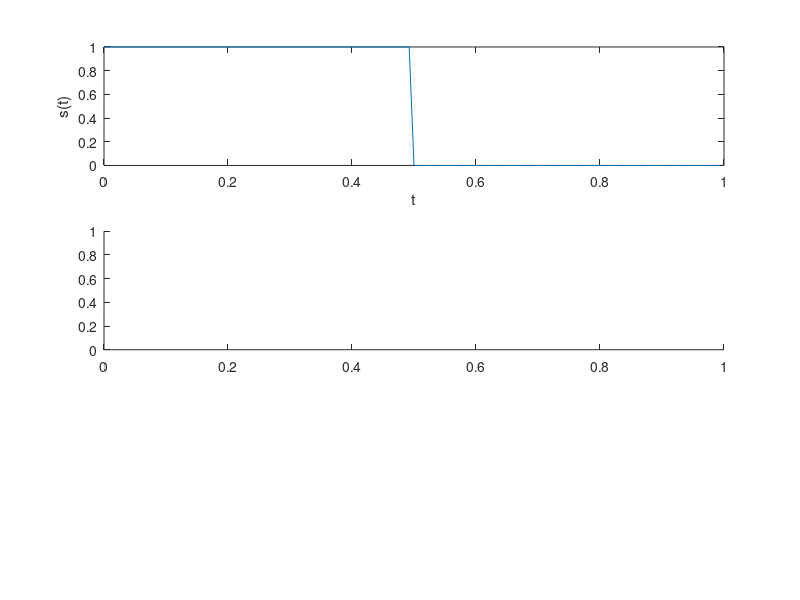

The MATLAB script that drew this image: (Note: this script raises an error after producing the figure.)
clear all;
close all;


T=1;
N_sample=128;%为了画波形，设置每个周期的采样点数
dt=1/ N_sample;%时间分辨率
t=0:dt:T-dt;
st=[ones(1, N_sample/2), zeros(1, N_sample/2)];%依据 T 将信号离散化 
subplot(311);
plot(t,st);
axis([0 1 0 1]);
xlabel('t');
ylabel('s(t)'); 
subplot(312) ;
[f,sf]=T2F(t,st) ;
plot(f,abs(sf)) ;hold on ;%画出 sf 的幅度谱，不含相位
axis([-10 10 0 1]);
xlabel('f');ylabel('|S(f)|');
sff=0.5*sinc(f/2) .* exp(0.5i*pi*f);%依据傅里叶变换求%信 号频谱
plot(f,abs(sff),'r-')
[t,st]= F2T (f,sf);%进行离散傅立叶反变换，求原始信号
subplot(313) ;
plot(t,st)
axis([0 1 0 1]);
xlabel('t');ylabel('restored s(t)');


function [f,sf] = T2F(t,st)%该子函数需要两个参数 t 和 st。
%t—离散时间;st—离散信号
T=t(end) ;
df=1/T ;%频率分辨率
N=length(st) ;%离散傅立叶变换长度
f=-N/2*df :df :N/2*df-df ;%设定频谱区间，注意要关于原点对称，共有 N 个点，包括 0 点，% 故要减去一个 df
sf=fft(st);
sf=T/N*fftshift(sf);%信号的频谱与离散傅立叶变换之间的关系，fftshift(x)是将信 号%的频谱 x 进行移位，与原点对称。
end


function [t,st]= F2T (f,sf)
%f 离散的频率;sf—信号的频谱
df=f(2)-f(1) ; %频率分辨率
Fmx=f(end)-f(1)+df ;%频率区间长度
dt=1/Fmx ; %已知频率区间长度时，求时间分辨率，由前面频率分辨率公式△f=df=1/T， %T=dt*N，得到△f=df=1/ (dt*N)，故 dt=1/(df*N)=1/Fmx，即时间分辨率
N=length(sf) ;
T=dt*N; %信号持续时间
t=0:dt:T-dt;
%离散傅立叶反变换，是 T2F 的逆过程
sff=fftshift(sf); %把对称的频谱进行平移，平移后同 T2F 中的 sf
st=Fmx*ifft(sff);
end
